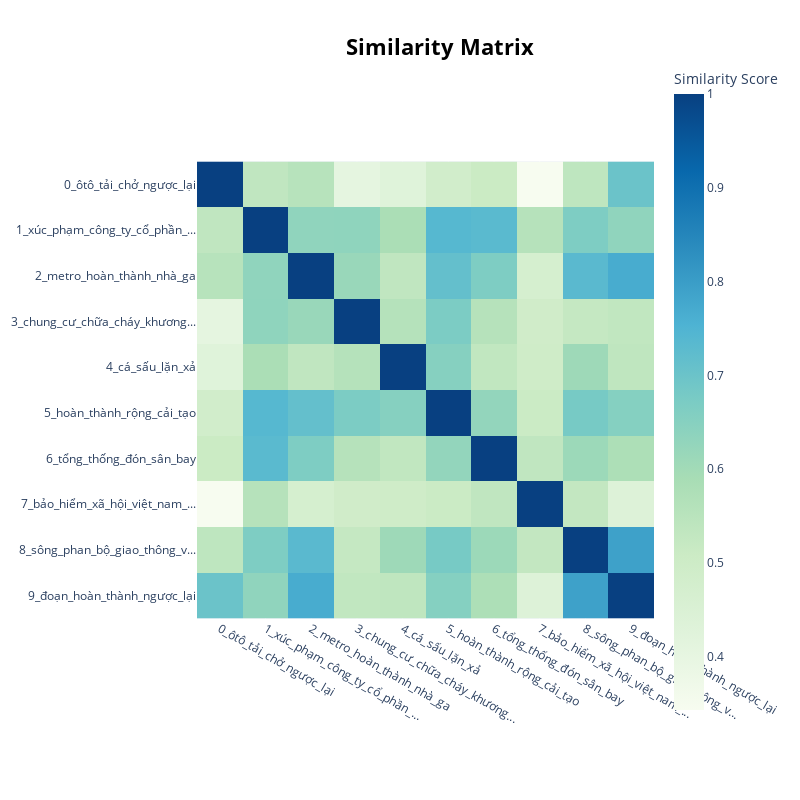

The notebook cell saved with this chart:
### Code cell
topic_model.visualize_heatmap()

### Figure 1 — Plotly figure (JSON) as saved in the notebook; plotly's stock layout.template omitted (floating-point values rounded to 4 significant figures)
{"data": [{"coloraxis": "coloraxis", "hovertemplate": "x: %{x}<br>y: %{y}<br>Similarity Score: %{z}<extra></extra>", "name": "0", "type": "heatmap", "x": ["0_ôtô_tải_chở_ngược_lại", "1_xúc_phạm_công_ty_cổ_phần_...", "2_metro_hoàn_thành_nhà_ga", "3_chung_cư_chữa_cháy_khương...", "4_cá_sấu_lặn_xả", "5_hoàn_thành_rộng_cải_tạo", "6_tổng_thống_đón_sân_bay", "7_bảo_hiểm_xã_hội_việt_nam_...", "8_sông_phan_bộ_giao_thông_v...", "9_đoạn_hoàn_thành_ngược_lại"], "xaxis": "x", "y": ["0_ôtô_tải_chở_ngược_lại", "1_xúc_phạm_công_ty_cổ_phần_...", "2_metro_hoàn_thành_nhà_ga", "3_chung_cư_chữa_cháy_khương...", "4_cá_sấu_lặn_xả", "5_hoàn_thành_rộng_cải_tạo", "6_tổng_thống_đón_sân_bay", "7_bảo_hiểm_xã_hội_việt_nam_...", "8_sông_phan_bộ_giao_thông_v...", "9_đoạn_hoàn_thành_ngược_lại"], "yaxis": "y", "z": [[1, 0.5346, 0.5544, 0.407, 0.4294, 0.4857, 0.5099, 0.3431, 0.5391, 0.7009], [0.5346, 1.0, 0.6336, 0.6349, 0.5822, 0.7385, 0.7309, 0.5572, 0.666, 0.6326], [0.5544, 0.6336, 1, 0.6173, 0.5339, 0.7139, 0.6652, 0.4692, 0.7324, 0.7686], [0.407, 0.6349, 0.6173, 1, 0.5594, 0.6692, 0.558, 0.4923, 0.5243, 0.5323], [0.4294, 0.5822, 0.5339, 0.5594, 1.0, 0.6521, 0.5325, 0.496, 0.6074, 0.5363], [0.4857, 0.7385, 0.7139, 0.6692, 0.6521, 1.0, 0.6282, 0.5093, 0.6787, 0.653], [0.5099, 0.7309, 0.6652, 0.558, 0.5325, 0.6282, 1, 0.5355, 0.6105, 0.5783], [0.3431, 0.5572, 0.4692, 0.4923, 0.496, 0.5093, 0.5355, 1.0, 0.5282, 0.4376], [0.5391, 0.666, 0.7324, 0.5243, 0.6074, 0.6787, 0.6105, 0.5282, 1.0, 0.7916], [0.7009, 0.6326, 0.7686, 0.5323, 0.5363, 0.653, 0.5783, 0.4376, 0.7916, 1.0]]}], "layout": {"coloraxis": {"colorbar": {"title": {"text": "Similarity Score"}}, "colorscale": [[0, "rgb(247,252,240)"], [0.125, "rgb(224,243,219)"], [0.25, "rgb(204,235,197)"], [0.375, "rgb(168,221,181)"], [0.5, "rgb(123,204,196)"], [0.625, "rgb(78,179,211)"], [0.75, "rgb(43,140,190)"], [0.875, "rgb(8,104,172)"], [1, "rgb(8,64,129)"]]}, "height": 800, "hoverlabel": {"bgcolor": "white", "font": {"family": "Rockwell", "size": 16}}, "legend": {"title": {"text": "Trend"}}, "margin": {"t": 60}, "showlegend": true, "title": {"font": {"color": "Black", "size": 22}, "text": "<b>Similarity Matrix</b>", "x": 0.55, "xanchor": "center", "y": 0.95, "yanchor": "top"}, "width": 800, "xaxis": {"anchor": "y", "constrain": "domain", "domain": [0, 1], "scaleanchor": "y"}, "yaxis": {"anchor": "x", "autorange": "reversed", "constrain": "domain", "domain": [0, 1]}}}
